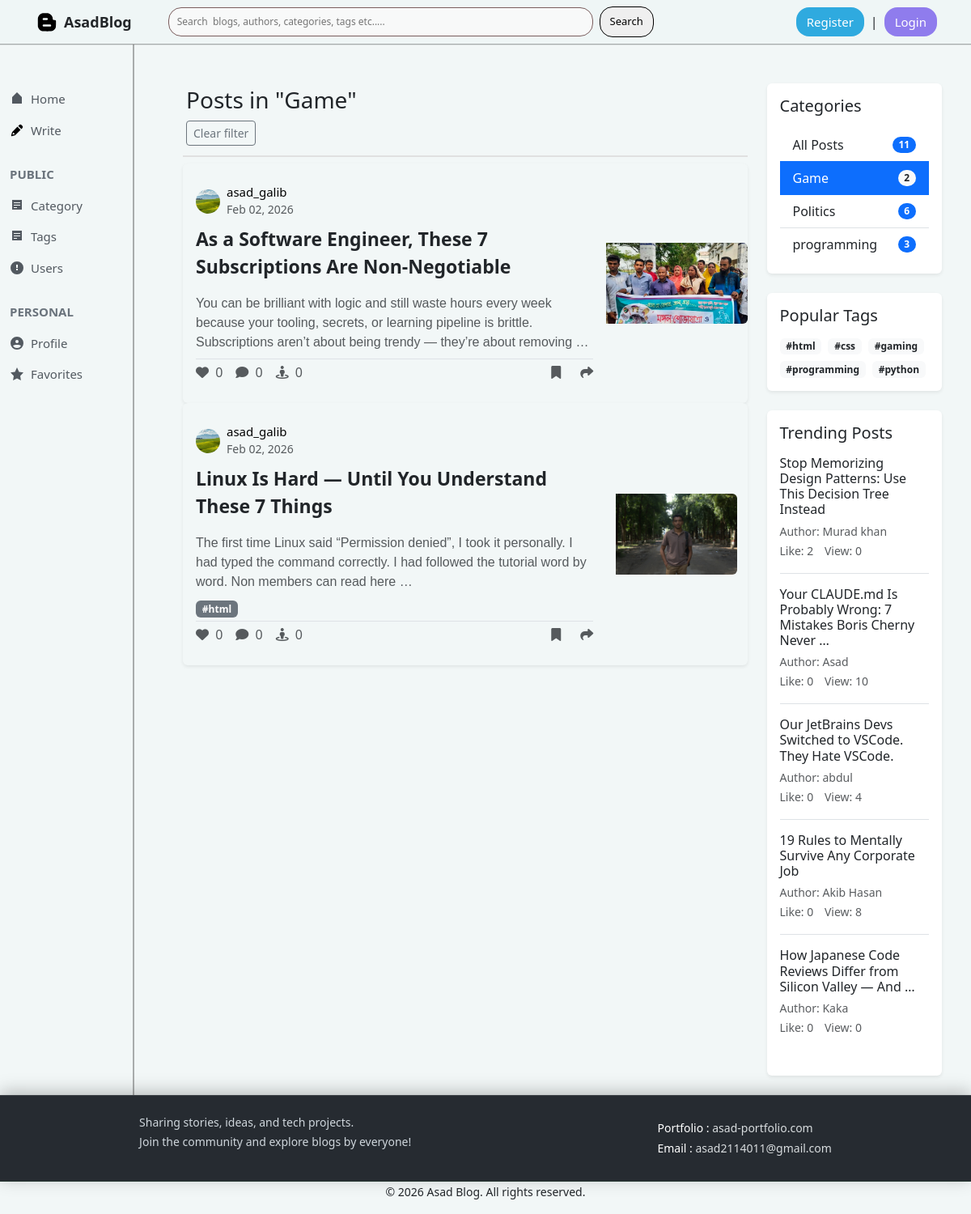
Before: /category/game/ with the older database file.
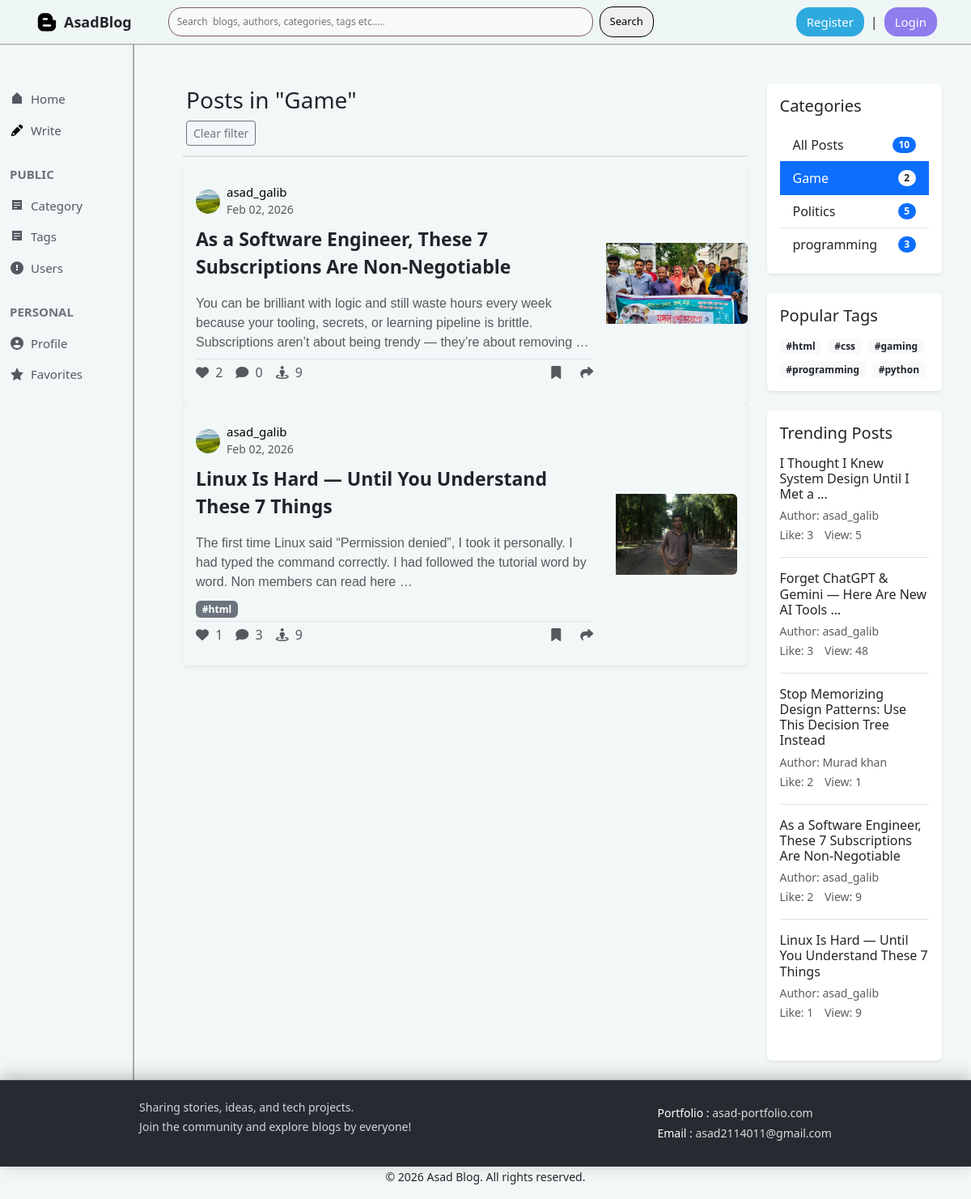
After: the same page with the newer database file.
### posts/models.py (models this page shows, shortened)
class Post(models.Model):
    title=models.CharField(max_length=200)
    slug=models.SlugField(max_length=250,unique=True,blank=True)
    content=HTMLField()
    post_image=models.ImageField(upload_to='posts/',blank=True,null=True)
    view_count=models.PositiveIntegerField(default=0)
    catagory=models.ForeignKey(catagory,on_delete=models.PROTECT,related_name='posts')
    author=models.ForeignKey(Author,on_delete=models.CASCADE,related_name='posts')
    tags=models.ManyToManyField(Tag,blank=True,related_name='posts')
    created_at=models.DateTimeField(auto_now_add=True)
    updated_at=models.DateTimeField(auto_now=True)
    class Meta:
        ordering=['-created_at']

### author/models.py (models this page shows, shortened)
class Author(models.Model):
    user=models.OneToOneField(User,on_delete=models.CASCADE,related_name="author_profile")
    name=models.CharField(max_length=100)
    slug=models.SlugField(max_length=120,unique=True,blank=True)
    bio=models.TextField()
    email=models.EmailField(max_length=100)
    profile_image=models.ImageField(upload_to='authors/',blank=True,null=True)
    created_at=models.DateTimeField(auto_now_add=True)

### catagories/models.py (models this page shows, shortened)
class Tag(models.Model):
    name=models.CharField(max_length=50,unique=True)
    slug=models.SlugField(max_length=60,unique=True,blank=True)
    created_at=models.DateTimeField(auto_now_add=True)
    class Meta:
        ordering=['name']

class catagory(models.Model):
    name=models.CharField(max_length=100)
    slug=models.SlugField(max_length=100,unique=True,null=True,blank=True)
    class Meta:
        ordering=['name']

### blog_project/views.py (the view)
# urls.py: 2. Add a URL to urlpatterns:  path('', views.home, name='home')
def home(request, catagory_slug=None):
    data=Post.objects.select_related('author','catagory').prefetch_related('tags','likes','comments')
    selected_category = None
    if catagory_slug is not None:
        selected_category = catagory.objects.get(slug=catagory_slug)
        data = data.filter(catagory=selected_category)
    paginator=Paginator(data, 5)
    page_num=request.GET.get('page')
    page_obj=paginator.get_page(page_num)
    catagories=catagory.objects.all()
    all_posts_count=Post.objects.count()
    thirty_days_ago=timezone.now() - timedelta(days=30)
    trending_posts=Post.objects.filter(created_at__gte=thirty_days_ago).annotate(like_count=Count('likes')).order_by('-like_count')[:5]
    popular_tags=Tag.objects.annotate(post_count=Count('posts')).order_by('-post_count')[:10]
    context={
        'data':page_obj,
        'page_obj':page_obj,
        'catagory':catagories,
        'selected_category':selected_category,
        'trending_posts':trending_posts,
        'popular_tags':popular_tags,
        'all_posts_count':all_posts_count,
    }
    return render(request,'home.html',context)

### templates/home.html (shortened to what the changed rows need)
{% extends 'base.html' %}
{% load static %}
{% block content %}
<div class="home-container m-0">
    <div class="container-fluid py-4">
        <div class="row">
            <div class="col-lg-9 col-md-12">
                <div class="header mb-2 p-1"
                    style="background-color: #f2f7f7;border-bottom: 2px solid #e0e0e0; padding: 15px 0;">
                    {% if selected_category %}
                    <div class="mb-2">
                        <h3>Posts in "{{ selected_category.name }}"</h3>
                        <a href="{% url 'home' %}" class="btn btn-sm btn-outline-secondary">
                             Clear filter
                        </a>
                    </div>
                    {% else %}
                    <h3 class="mb-2">Latest Posts</h3>
                    {% endif %}
                </div>
                {% for post in data %}
                <div class="card shadow-sm border-0 post-card" style="padding: 10px 0px; background-color: #f2f7f7;">
                    <div class="row g-0">
                        {% if post.post_image %}
                        <div class="col-md-9">
                            {% else %}
                            <div class="col-md-12">
                                {% endif %}
                                <div class="card-body p-3">
                                    <div class="d-flex align-items-center mb-2">
                                        {% if post.author.profile_image %}
                                        <img src="{{ post.author.profile_image.url }}" class="rounded-circle me-2"
                                            alt="{{ post.author.name }}" width="30" height="30"
                                            style="object-fit: cover;">
                                        {% else %}
                                        <div class="rounded-circle bg-primary text-white d-flex align-items-center justify-content-center me-2"
                                            style="width: 30px; height: 30px; font-weight: bold;">
                                            {{ post.author.name|first|upper }}
                                        </div>
                                        {% endif %}
                                        <div>
                                            <a href="#" style="text-decoration: none; color: black;">
                                                <h6 class="mb-0" style="font-size: 15px;">{{ post.author.name }}</h6>
                                            </a>
                                            <small class="text-muted">
                                                {{post.created_at|date:'M d, Y'}}
                                            </small>
                                        </div>
                                    </div>
                                    <div class=" mb-2">
                                        <div class="d-flex align-items-center justify-content-between gap-1 ">
                                            <a href="{% url 'post_details' post.slug %}"
                                                class="text-decoration-none text-dark card-title "
                                                style="font-size: 23px; font-weight: bold;">
                                                {{ post.title }}
                                            </a>
                                        </div>
                                    </div>
                                    <p class="card-text text-muted mb-2"
                                        style="font-family: Arial, Helvetica, sans-serif;">
                                        {{post.content|safe|truncatewords_html:30}}
                                    </p>
                                    <div class="mb-1">
                                        {% for tag in post.tags.all %}
                                        <span class="badge bg-secondary me-1">#{{ tag.name }}</span>
                                        {% endfor %}
                                    </div>
                                    <div class="d-flex justify-content-between align-items-center pt-1 border-top">
                                        <div class="d-flex gap-3">
                                            <a href="{% url 'post_details' post.slug %}"
                                                class="text-decoration-none text-muted interaction-link like-btn">
                                                <i class="fa-solid fa-heart"></i>
                                                <span class="ms-1">{{ post.likes.count }}</span>
                                            </a>
                                            <a href="{% url 'post_details' post.slug %}"
                                                class="text-decoration-none text-muted interaction-link comment-btn">
                                                <i class="fa-solid fa-comment"></i>
                                                <span class="ms-1">{{ post.comments.count }}</span>
                                            </a>
                                            <a href="{% url 'post_details' post.slug %}"
                                                class="text-decoration-none text-muted interaction-link view-btn">
                                                <i class="fa-solid fa-street-view"></i>
                                                <span class="ms-1">{{ post.view_count }}</span>
                                            </a>
                                        </div>
                                        <div class="d-flex gap-4">
                                            <a href="{% url 'post_details' post.slug %}" class="text-decoration-none text-muted interaction-link bookmark-btn">
                                                 <i class="fa-solid fa-bookmark"></i>
                                            </a>
                                            <div class="dropdown">
                                                <a href="#" class="text-decoration-none text-muted interaction-link share-btn"
                                                    data-bs-toggle="dropdown" aria-expanded="false">
                                                    <i class="fa-solid fa-share"></i>
                                                </a>
                                            </div>
                                        </div>
                                    </div>
                                </div>
                            </div>
                            {% if post.post_image %}
                            <div class="col-md-3 d-flex align-items-center justify-content-center post_image_lg">
                                <img src="{{ post.post_image.url }}" class="img-fluid rounded-end  object-fit-cover"
                                    alt="No image" style="max-height: 100px; min-height: 100px;">
                            </div>
                            {% endif %}
                        </div>
                    </div>
                    {% empty %}
                    <div class="text-center py-5">
                        <p class="text-muted">No posts available{% if selected_category %} in this category{% endif %}.
                        </p>
                    </div>
                    {% endfor %}
                </div>
                <div class="col-lg-3 col-md-12">
                    <div class="" style="top: 20px; z-index: 900;">
                        <div class="card shadow-sm border-0 mb-4">
                            <div class="card-body">
                                <div class="list-group list-group-flush">
                                    <a href="{% url 'home' %}"
                                        class="list-group-item list-group-item-action d-flex justify-content-between align-items-center {% if not selected_category %}active{% endif %}">
                                        All Posts
                                        <span
                                            class="badge {% if not selected_category %}bg-light text-dark{% else %}bg-primary{% endif %} rounded-pill">
                                            {{ all_posts_count }}
                                        </span>
                                    </a>
                                    {% for cat in catagory %}
                                    <a href="{% url 'category_posts' cat.slug %}"
                                        class="list-group-item list-group-item-action d-flex justify-content-between align-items-center {% if selected_category == cat %}active{% endif %}">
                                        {{ cat.name }}
                                        <span
                                            class="badge {% if selected_category == cat %}bg-light text-dark{% else %}bg-primary{% endif %} rounded-pill">
                                            {{ cat.posts.count }}
                                        </span>
                                    </a>
                                    {% endfor %}
                                </div>
                            </div>
                        </div>
                        {% if popular_tags %}
                        <div class="card shadow-sm border-0 mb-4">
                            <div class="card-body">
                                <div class="d-flex flex-wrap gap-2">
                                    {% for tag in popular_tags %}
                                    <a href="#" class="badge bg-light text-dark text-decoration-none">#{{ tag.name}}</a>
                                    {% endfor %}
                                </div>
                            </div>
                        </div>
                        {% endif %}
                        {% if trending_posts %}
                        <div class="card shadow-sm border-0">
                            <div class="card-body">
                                {% for trending_post in trending_posts %}
                                <div class="mb-3 pb-3 {% if not forloop.last %}border-bottom{% endif %}">
                                    <h6 class="mb-1">
                                        <a href="{% url 'post_details' trending_post.slug %}" class="text-decoration-none text-dark">
                                            {{ trending_post.title|truncatewords:10 }}
                                        </a>
                                    </h6>
                                    <small class="text-muted">
                                       Author: {{ trending_post.author.name }} <br> Like: {{ trending_post.like_count }} <span style="margin-left: 10px;" >View: {{trending_post.view_count}}</span>
                                    </small>
                                </div>
                                {% endfor %}
                            </div>
                        </div>
                        {% endif %}
                    </div>
                </div>
            </div>
        </div>
    </div>
</div>
{% endblock %}

Changed rows visible on the page:
no longer on this page (row unchanged): Post: title "Your CLAUDE.md Is Probably Wrong: 7 Mistakes Boris Cherny Never …", author.name "Asad", like_count "0", view_count "10", shown under "Trending Posts"
no longer on this page (row unchanged): Post: title "Our JetBrains Devs Switched to VSCode. They Hate VSCode.", author.name "abdul", like_count "0", view_count "4", shown under "Trending Posts"
no longer on this page (row unchanged): Post: title "19 Rules to Mentally Survive Any Corporate Job", author.name "Akib Hasan", like_count "0", view_count "8", shown under "Trending Posts"
no longer on this page (row unchanged): Post: title "How Japanese Code Reviews Differ from Silicon Valley — And …", author.name "Kaka", like_count "0", view_count "0", shown under "Trending Posts"
now on one of the page's lists (row edited): Post: title "As a Software Engineer, These 7 Subscriptions Are Non-Negotiable", author.name "asad_galib", like_count "2", view_count "9"
changed Post "As a Software Engineer, These 7 Subscriptions Are Non-Negotiable": likes.count "0" → "2"; view_count "0" → "9"
now on one of the page's lists (row edited): Post: title "Linux Is Hard — Until You Understand These 7 Things", author.name "asad_galib", like_count "1", view_count "9"
changed Post "Linux Is Hard — Until You Understand These 7 Things": likes.count "0" → "1"; comments.count "0" → "3"; view_count "0" → "9"
computed for catagory "Politics": posts.count "6" → "5"
now on this page (row edited): Post: title "I Thought I Knew System Design Until I Met a …", author.name "asad_galib", like_count "3", view_count "5", shown under "Trending Posts"
now on this page (row edited): Post: title "Forget ChatGPT & Gemini — Here Are New AI Tools …", author.name "asad_galib", like_count "3", view_count "48", shown under "Trending Posts"
changed Post "Stop Memorizing Design Patterns: Use This Decision Tree Instead": view_count "0" → "1"
Other visible differences:
{{ all_posts_count }}: "11" → "10"
